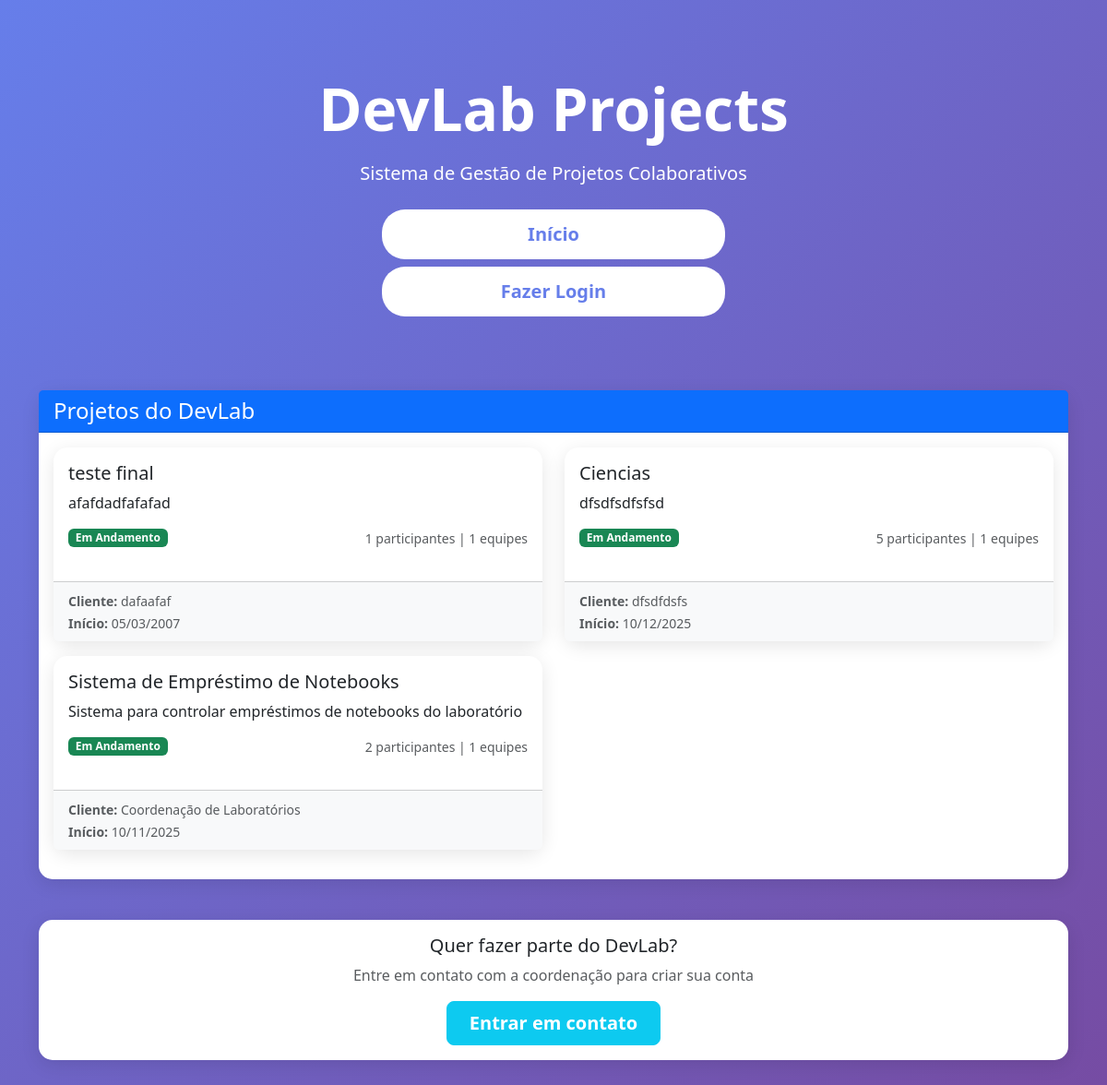
Before: /visitante/ with the older database file.
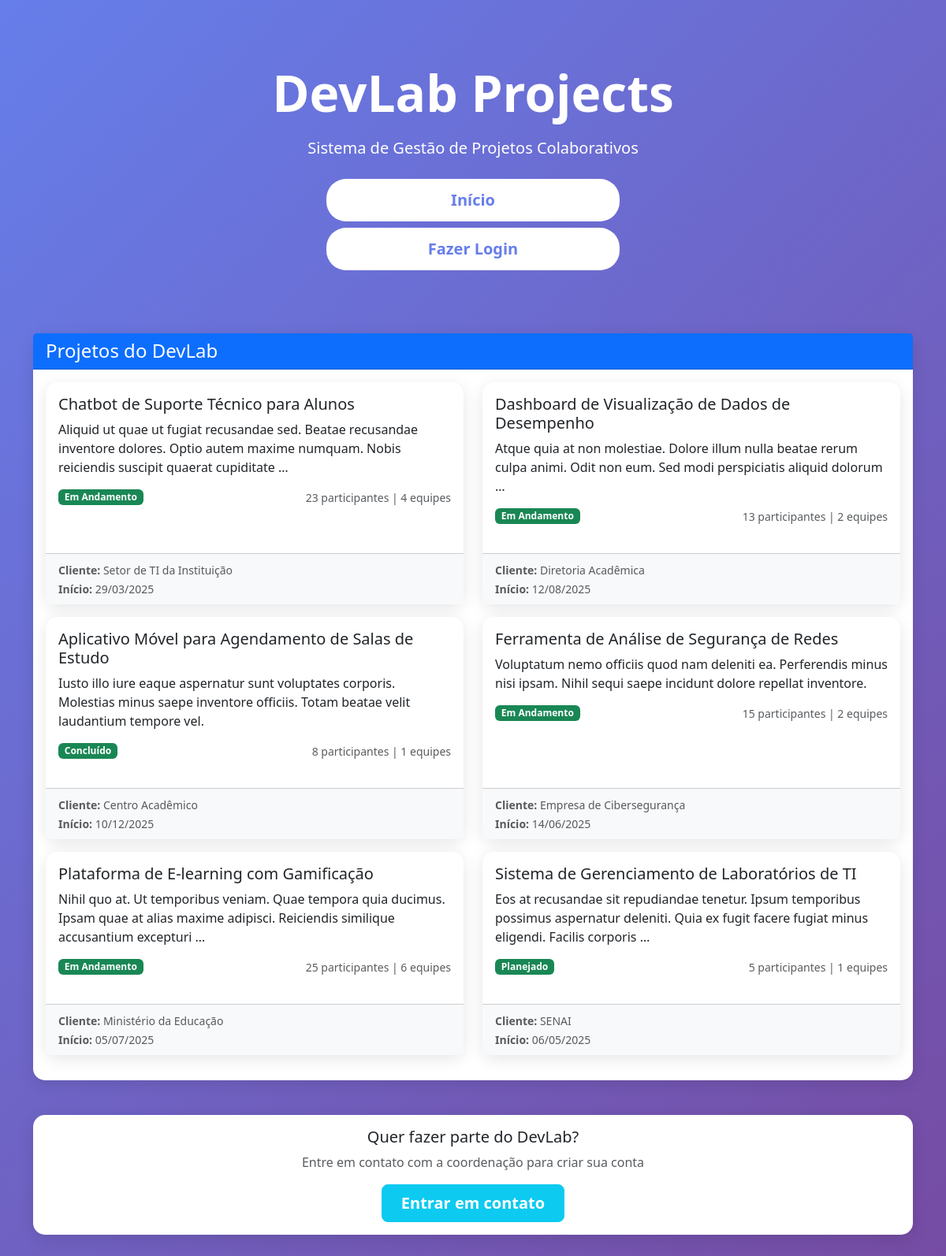
After: the same page with the newer database file.
### meuapp/models.py (models this page shows, shortened)
class Projeto(models.Model):
    STATUS_CHOICES = [
        ('planejado', 'Planejado'),
        ('andamento', 'Em Andamento'),
        ('concluido', 'Concluído'),
    ]
    titulo = models.CharField(max_length=200)
    descricao = models.TextField()
    cliente = models.CharField(max_length=200)
    status = models.CharField(max_length=20, choices=STATUS_CHOICES, default='planejado')
    data_inicio = models.DateField()
    data_fim_prevista = models.DateField()
    participantes = models.ManyToManyField(Usuario, through='ParticipacaoProjeto', related_name='projetos_participando')
    criado_em = models.DateTimeField(auto_now_add=True)
    atualizado_em = models.DateTimeField(auto_now=True)
    class Meta:
        verbose_name = 'Projeto'
        verbose_name_plural = 'Projetos'
        ordering = ['-criado_em']
    def total_participantes(self):
        return self.membros_por_equipes().count()
    def membros_por_equipes(self):
        return Usuario.objects.filter(equipes_participando__projeto=self).distinct()
    def total_equipes(self):
        return self.equipes.count()

### meuapp/views.py (the view)
# urls.py: path('visitante/', views.visitante_view, name='visitante'),
def visitante_view(request):
    projetos = Projeto.objects.all()
    total_projetos = projetos.count()
    total_equipes = Equipe.objects.count()
    coordenacao = {
        'nome': 'Coordenação de Projetos',
        'email': 'coordenacao@example.edu.br',
        'telefone': '+55 (61) 99999-0000',
        'local': 'Bloco A, Sala 101',
        'horario': 'Seg–Sex 09:00–17:00',
    }
    context = {
        'projetos': projetos,
        'total_projetos': total_projetos,
        'total_equipes': total_equipes,
        'coordenacao': coordenacao,
    }
    return render(request, 'visitantes.html', context)

### meuapp/templates/visitantes.html (shortened to what this page needs)
<!DOCTYPE html>
<html lang="pt-br">
<head>
    <link href="https://cdn.jsdelivr.net/npm/bootstrap@5.3.0/dist/css/bootstrap.min.css" rel="stylesheet">
</head>
<body>
    <div class="hero">
        <div class="container">
            <h1 class="display-3 fw-bold mb-3">DevLab Projects</h1>
            <p class="lead mb-4">Sistema de Gestão de Projetos Colaborativos</p>
            <div class="d-grid gap-2 col-6 col-md-4 mx-auto" style="margin-top:20px;">
                <a href="{% url 'home' %}" class="btn btn-login btn-lg">Início</a>
                <a href="{% url 'login' %}" class="btn btn-login btn-lg">Fazer Login</a>
            </div>
        </div>
    </div>
    <div class="container pb-5">
        <div class="row mb-4">
            <div class="col-12">
                <div class="card">
                    <div class="card-header bg-primary text-white">
                        <h4 class="mb-0">Projetos do DevLab</h4>
                    </div>
                    <div class="card-body">
                        {% if projetos %}
                            <div class="row">
                                {% for projeto in projetos %}
                                <div class="col-md-6 mb-3">
                                    <div class="card h-100">
                                        <div class="card-body">
                                            <h5 class="card-title">{{ projeto.titulo }}</h5>
                                            <p class="card-text">{{ projeto.descricao|truncatewords:20 }}</p>
                                            <div class="d-flex justify-content-between align-items-center">
                                                <span class="badge bg-{{ projeto.status|yesno:'success,warning,secondary' }}">
                                                    {{ projeto.get_status_display }}
                                                </span>
                                                <small class="text-muted">
                                                    {{ projeto.total_participantes }} participantes |
                                                    {{ projeto.total_equipes }} equipes
                                                </small>
                                            </div>
                                        </div>
                                        <div class="card-footer bg-light">
                                            <small class="text-muted">
                                                <strong>Cliente:</strong> {{ projeto.cliente }}<br>
                                                <strong>Início:</strong> {{ projeto.data_inicio|date:"d/m/Y" }}
                                            </small>
                                        </div>
                                    </div>
                                </div>
                                {% endfor %}
                            </div>
                        {% else %}
                            <p class="text-center text-muted py-5">
                                Nenhum projeto disponível no momento
                            </p>
                        {% endif %}
                    </div>
                </div>
            </div>
        </div>
        <div class="text-center">
            <div class="card">
                <div class="card-body">
                    <h5>Quer fazer parte do DevLab?</h5>
                    <p class="text-muted">Entre em contato com a coordenação para criar sua conta</p>
                    <a>
                        <button class="btn btn-info btn-lg px-4" data-bs-toggle="modal" data-bs-target="#contatoModal"
                    style="font-weight: 600; color: white;">
                         Entrar em contato
                        </button>
                    </a>
                </div>
            </div>
        </div>
    </div>
</body>
</html>

Changed rows visible on the page:
removed Projeto: titulo "teste final", descricao "afafdadfafafad", status "Em Andamento", total_participantes "1", total_equipes "1", cliente "dafaafaf", data_inicio "05/03/2007"
removed Projeto: titulo "Ciencias", descricao "dfsdfsdfsfsd", status "Em Andamento", total_participantes "5", total_equipes "1", cliente "dfsdfdsfs", data_inicio "10/12/2025"
removed Projeto: titulo "Sistema de Empréstimo de Notebooks", descricao "Sistema para controlar empréstimos de notebooks do laboratório", status "Em Andamento", total_participantes "2", total_equipes "1", cliente "Coordenação de Laboratórios", data_inicio "10/11/2025"
added Projeto: titulo "Chatbot de Suporte Técnico para Alunos", descricao "Aliquid ut quae ut fugiat recusandae sed. Beatae recusandae inventore dolores. Optio autem maxime numquam. Nobis reiciendis suscipit quaerat cupiditate …", status "Em Andamento", total_participantes "23", total_equipes "4", cliente "Setor de TI da Instituição", data_inicio "29/03/2025"
added Projeto: titulo "Dashboard de Visualização de Dados de Desempenho", descricao "Atque quia at non molestiae. Dolore illum nulla beatae rerum culpa animi. Odit non eum. Sed modi perspiciatis aliquid dolorum …", status "Em Andamento", total_participantes "13", total_equipes "2", cliente "Diretoria Acadêmica", data_inicio "12/08/2025"
added Projeto: titulo "Aplicativo Móvel para Agendamento de Salas de Estudo", descricao "Iusto illo iure eaque aspernatur sunt voluptates corporis. Molestias minus saepe inventore officiis. Totam beatae velit laudantium tempore vel.", status "Concluído", total_participantes "8", total_equipes "1", cliente "Centro Acadêmico", data_inicio "10/12/2025"
added Projeto: titulo "Ferramenta de Análise de Segurança de Redes", descricao "Voluptatum nemo officiis quod nam deleniti ea. Perferendis minus nisi ipsam. Nihil sequi saepe incidunt dolore repellat inventore.", status "Em Andamento", total_participantes "15", total_equipes "2", cliente "Empresa de Cibersegurança", data_inicio "14/06/2025"
added Projeto: titulo "Plataforma de E-learning com Gamificação", descricao "Nihil quo at. Ut temporibus veniam. Quae tempora quia ducimus. Ipsam quae at alias maxime adipisci. Reiciendis similique accusantium excepturi …", status "Em Andamento", total_participantes "25", total_equipes "6", cliente "Ministério da Educação", data_inicio "05/07/2025"
added Projeto: titulo "Sistema de Gerenciamento de Laboratórios de TI", descricao "Eos at recusandae sit repudiandae tenetur. Ipsum temporibus possimus aspernatur deleniti. Quia ex fugit facere fugiat minus eligendi. Facilis corporis …", status "Planejado", total_participantes "5", total_equipes "1", cliente "SENAI", data_inicio "06/05/2025"
